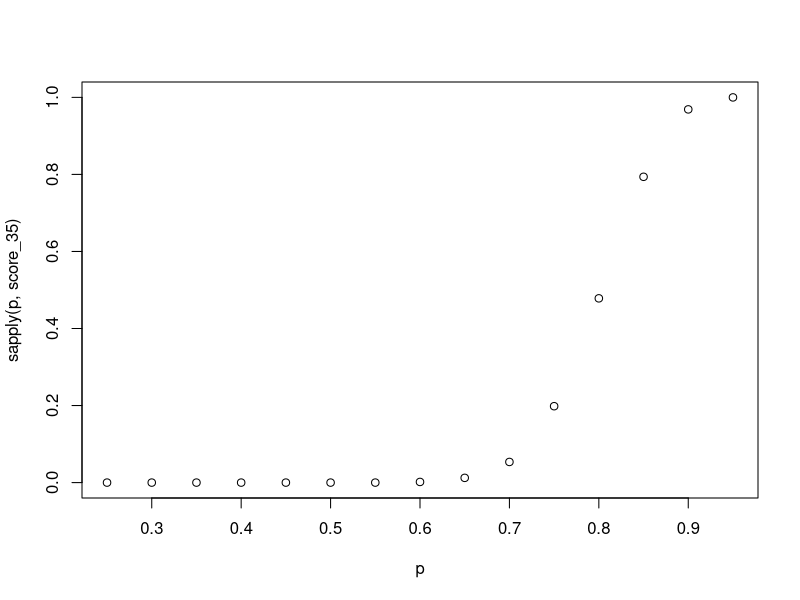

Reproduce this figure in R.
library(tidyverse)

p_guess <- 0.25

penalty <- 0

p_guess_wrong <- 1 - p_guess

e_X <- p_guess + p_guess_wrong*(penalty)

44*e_X

sd_X <- abs(penalty-1)*sqrt(p_guess*p_guess_wrong)

sd_X*sqrt(44)

X <- sample(c(1,penalty), 44, prob=c(p_guess, p_guess_wrong), replace=TRUE)

1-pnorm(8,e_X,sd_X*sqrt(44))

set.seed(21, sample.kind = "Rounding")

B <- 10000

S <- replicate(B, {Y <- sum(sample(c(1,penalty), 44, prob=c(p_guess, p_guess_wrong), replace=TRUE))})

mean(S >= 8)

p <- seq(0.25, 0.95, 0.05)

score_35 <- function(skill){
  S <- replicate(10000, {Y <- sum(sample(c(1,0), 44, prob=c(skill, 1-skill), replace=TRUE))})
  mean(S > 35)
}

plot(p, sapply(p, score_35))
